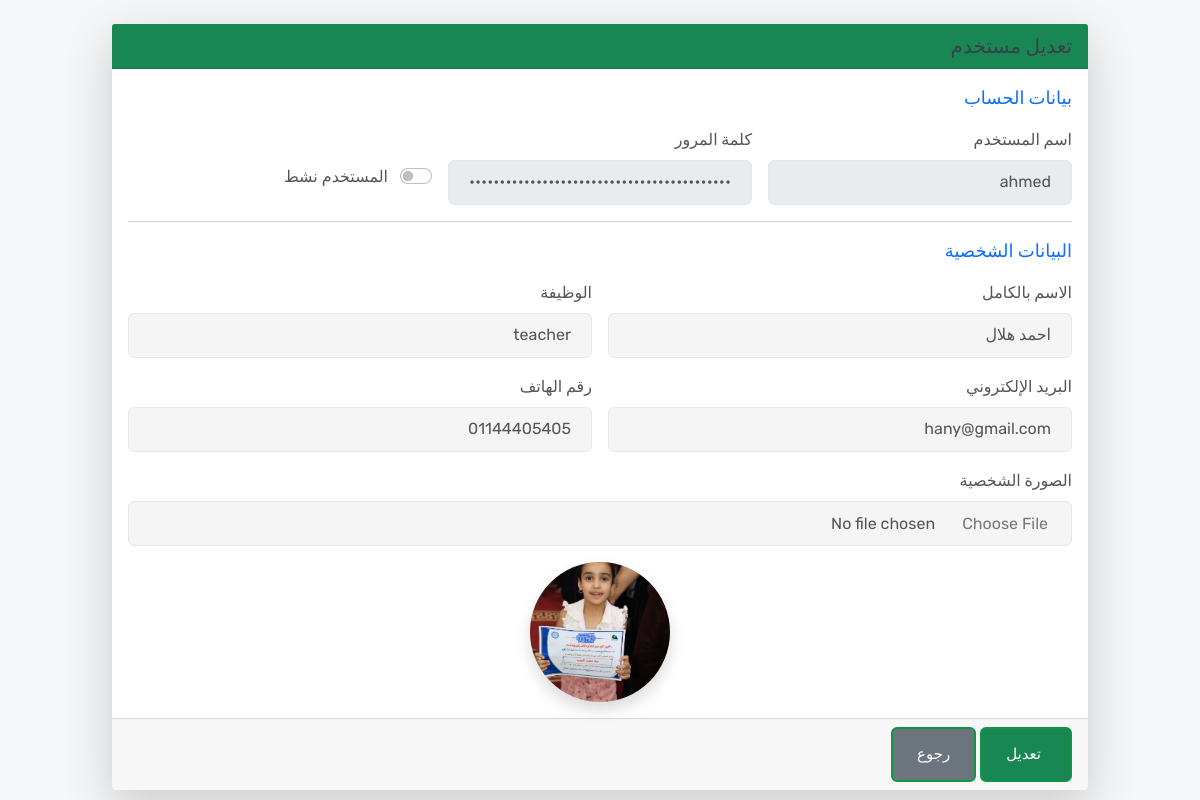
The app's page /authuser/edit_user/2, older data.
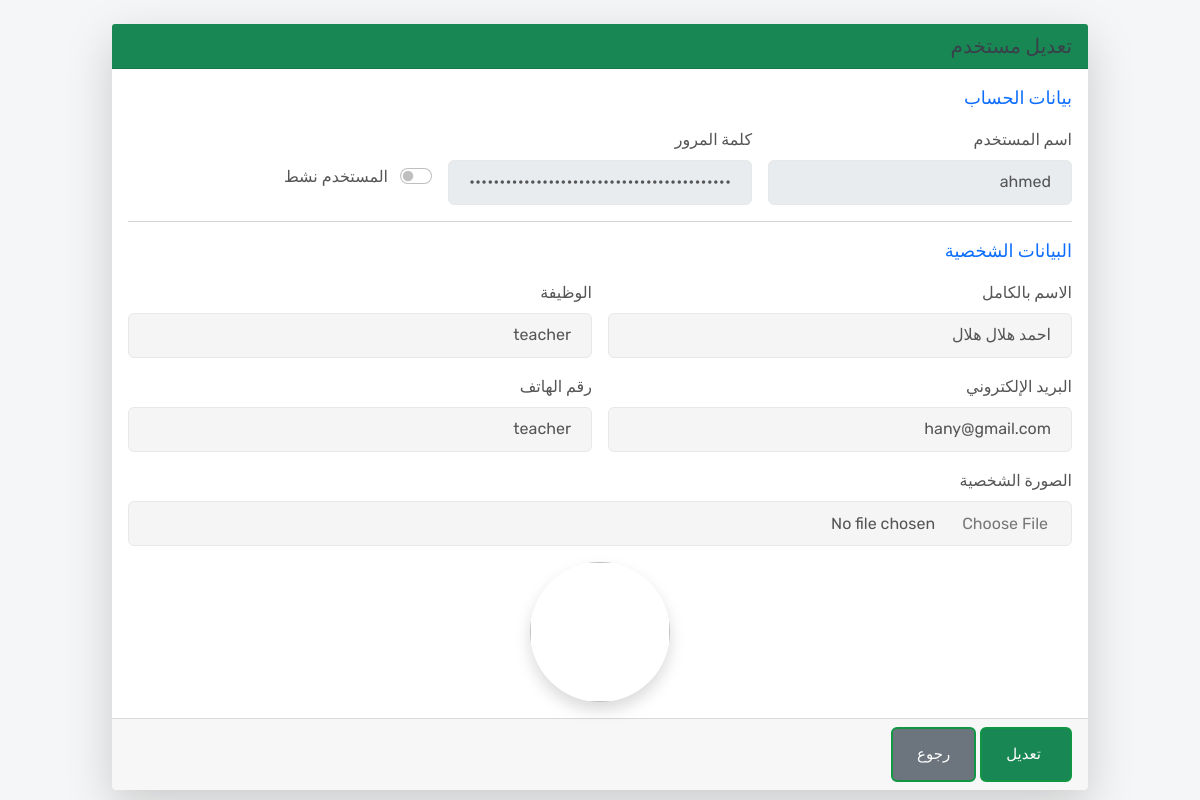
The same page, newer data.
### authuser/models.py (models this page shows, shortened)
class User(AbstractUser):
    full_name=models.CharField(max_length=120)
    phone=models.CharField(max_length=120,validators=[validate_phone])
    image=models.ImageField(upload_to='photo_user')
    job=models.CharField(max_length=120)
    email=models.CharField(max_length=75)
    first_name=None
    last_name=None

### authuser/views.py (the view, shortened to what this page needs)
# urls.py: path('edit_user/<int:id>',views.edit_user,name='edit_user'),
def edit_user(request,id):
    user=User.objects.get(id=id)
    context={
        'user':user
    }
    return render(request,'authuser/edit_user.html',context)

### authuser/templates/authuser/edit_user.html (shortened to what this page needs)
{% load static %}
<!DOCTYPE html>
<html lang="en" dir="rtl">
    <head>
        <link rel="stylesheet" href="{% static 'fonts/flaticon/flaticon.css' %}">
        <link rel="stylesheet" href="{% static 'fonts/icofont/icofont.min.css' %}">
        <link rel="stylesheet" href="{% static 'fonts/fontawesome/fontawesome.min.css' %}">
        <link rel="stylesheet" href="{% static 'vendor/venobox/venobox.min.css' %}">
        <link rel="stylesheet" href="{% static 'vendor/slickslider/slick.min.css' %}">
        <link rel="stylesheet" href="{% static 'vendor/niceselect/nice-select.min.css' %}">
        <link rel="stylesheet" href="{% static 'vendor/bootstrap/bootstrap.min.css' %}">
        <link rel="stylesheet" href="{% static 'css/main.css' %}">
        <link rel="stylesheet" href="{% static 'css/user-auth.css' %}">
    </head>
    <body>
        {% include 'messages.html' %}
        <div class="container-fluid mt-4">
            <div class="row justify-content-center">
                <div class="col-xl-10">
                    <div class="card shadow-lg border-0">
                        <div class="card-header bg-success text-white">
                            <h4 class="mb-0">
                                تعديل مستخدم
                            </h4>
                        </div>
                        <form method="POST" enctype="multipart/form-data">
                            <div class="card-body">
                                <h5 class="text-primary mb-3">بيانات الحساب</h5>
                                <div class="row g-3">
                                    <div class="col-md-4">
                                        <label class="form-label">اسم المستخدم</label>
                                        <input type="text" name="username" value="{{user.username}}" class="form-control" readonly>
                                    </div>
                                    <div class="col-md-4">
                                        <label class="form-label">كلمة المرور</label>
                                        <input type="password" name="password" value="{{user.password}}" class="form-control" readonly>
                                    </div>
                                    <div class="col-md-4 d-flex align-items-center">
                                        <div class="form-check form-switch mt-4">
                                            <input class="form-check-input" type="checkbox" name="is_active" value="{{user.is_active}}">
                                            <label class="form-check-label ms-2">
                                                المستخدم نشط
                                            </label>
                                        </div>
                                    </div>
                                </div>
                                <hr>
                                <h5 class="text-primary mb-3">البيانات الشخصية</h5>
                                <div class="row g-3">
                                    <div class="col-md-6">
                                        <label class="form-label">الاسم بالكامل</label>
                                        <input type="text" name="full_name" value="{{user.full_name}}" class="form-control">
                                    </div>
                                    <div class="col-md-6">
                                        <label class="form-label">الوظيفة</label>
                                        <input type="text" name="job" value="{{user.job}}" class="form-control">
                                    </div>
                                    <div class="col-md-6">
                                        <label class="form-label">البريد الإلكتروني</label>
                                        <input type="email" name="email" value="{{user.email}}" class="form-control">
                                    </div>
                                    <div class="col-md-6">
                                        <label class="form-label">رقم الهاتف</label>
                                        <input type="text" name="phone" value="{{user.phone}}" class="form-control">
                                    </div>
                                <div class="col-md-12">
                                    <label class="form-label">الصورة الشخصية</label>
                                    <input type="file"
                                        name="image"
                                        class="form-control"
                                        accept="image/*"
                                        onchange="previewImage(this)">
                                    <div class="mt-3 text-center">
                                        {% if user.image %}
                                            <img id="imagePreview"
                                                src="{{user.image.url}}"
                                                class="rounded-circle shadow"
                                                style="width:140px;height:140px;object-fit:cover;">
                                        {% else %}
                                        <img id="imagePreview"
                                            src="{% static 'assets/img/user-placeholder.png' %}"
                                            class="rounded-circle shadow"
                                            style="width:140px;height:140px;object-fit:cover;">
                                        {% endif %}
                                    </div>
                                </div>
                                </div>
                            </div>
                            <div class="card-footer text-end">
                                <button type="submit" class="btn btn-success px-4">
                                    تعديل
                                </button>
                                <a href="" class="btn btn-secondary px-4">
                                    رجوع
                                </a>
                            </div>
                        </form>
                    </div>
                </div>
            </div>
        </div>
    </body>

### templates/messages.html (shortened to what this page needs)
{% load static %}
<link href="{% static 'custom/notify/css/notifIt.css' %}" rel="stylesheet" type="text/css" />

Row changes from the older to the newer data that the page shows:
changed User "ahmed": full_name "احمد هلال" → "احمد هلال هلال"; phone "01144405405" → "teacher"; image: picture removed
